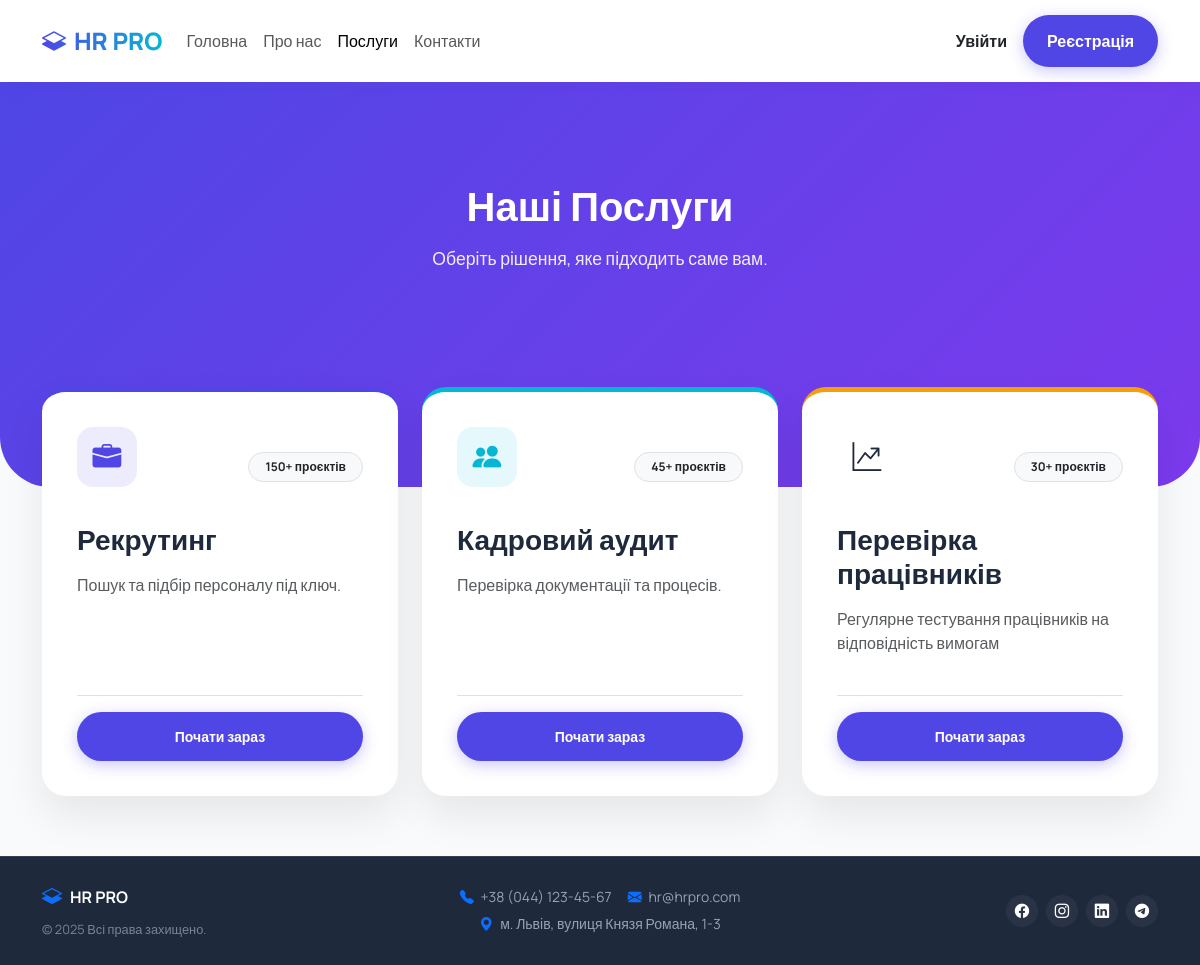
/services.php, run on the app's committed database.
### tables this page shows
CREATE TABLE `services` (
  `id` int(11) NOT NULL,
  `title` varchar(100) NOT NULL,
  `description` text DEFAULT NULL,
  `stats_count` int(11) DEFAULT 0
);

### services.php (the view, shortened to what this page needs)
<?php require_once 'db.php'; require_once 'header.php'; ?>
<header class="hero-section">
    <div class="container">
        <h1 class="hero-title">Наші Послуги</h1>
        <p class="hero-text">Оберіть рішення, яке підходить саме вам.</p>
    </div>
</header>
<div class="container overlap-container">
    <div class="row g-4">
        <?php
        $sql = "SELECT title, description, stats_count FROM services";
        $result = $conn->query($sql);
        if ($result->num_rows > 0) {
            $i = 0;
            $icons = ['bi-briefcase-fill', 'bi-people-fill', 'bi-graph-up-arrow', 'bi-laptop', 'bi-search', 'bi-building'];
            while($row = $result->fetch_assoc()) {
                $color_idx = ($i % 3) + 1;
                $card_class = 'card-' . $color_idx;
                $icon_class = 'bg-icon-' . $color_idx;
                $icon = $icons[$i % count($icons)];
                $i++;
                ?>
                <div class="col-md-6 col-lg-4">
                    <div class="feature-card <?php echo $card_class; ?> h-100 d-flex flex-column text-start">
                        <div class="d-flex justify-content-between mb-3">
                            <div class="icon-box <?php echo $icon_class; ?>">
                                <i class="bi <?php echo $icon; ?>"></i>
                            </div>
                            <?php if($row['stats_count'] > 0): ?>
                                <span class="badge bg-light text-dark border align-self-center px-3 py-2 rounded-pill">
                                    <?php echo $row['stats_count']; ?>+ проєктів
                                </span>
                            <?php endif; ?>
                        </div>
                        <h3 class="fw-bold mb-3"><?php echo htmlspecialchars($row['title']); ?></h3>
                        <p class="text-muted flex-grow-1">
                            <?php echo htmlspecialchars($row['description']); ?>
                        </p>
                        <div class="mt-4 pt-3 border-top">
                            <?php if(isset($_SESSION['user_id'])): ?>
                                <a href="contacts.php" class="btn btn-primary-custom btn-sm w-100">Замовити консультацію</a>
                            <?php else: ?>
                                <a href="register.php" class="btn btn-primary-custom btn-sm w-100">Почати зараз</a>
                            <?php endif; ?>
                        </div>
                    </div>
                </div>
                <?php
            }
        } else {
            echo "<div class='col-12 text-center text-muted py-5'>Послуги ще не додані.</div>";
        }
        ?>
    </div>
</div>
<?php require_once 'footer.php'; ?>
</body>
</html>

### style.css (style rules this page uses)
:root { --primary: #4f46e5; --accent: #06b6d4; --bg-body: #f8fafc; --text-dark: #1e293b; --text-muted: #64748b; }
body { font-family: 'Manrope', sans-serif; background-color: var(--bg-body); color: var(--text-dark); display: flex; flex-direction: column; min-height: 100vh; margin: 0; }
.hero-section { background: linear-gradient(135deg, #4f46e5 0%, #7c3aed 100%); color: white; padding: 100px 0 250px; text-align: center; border-radius: 0 0 50px 50px; position: relative; z-index: 1; margin-bottom: -180px; }
.hero-title { font-size: 3rem; font-weight: 800; margin-bottom: 20px; }
.hero-text { font-size: 1.2rem; opacity: 0.95; }
.overlap-container { position: relative; z-index: 2; margin-bottom: 60px; }
.dashboard-card, .feature-card { background: white; border-radius: 24px; padding: 35px; box-shadow: 0 20px 40px rgba(0,0,0,0.08); height: 100%; border-top: 5px solid transparent; transition: transform 0.3s; }
.card-1 { border-color: #4f46e5; }
.card-2 { border-color: #06b6d4; }
.card-3 { border-color: #f59e0b; }
.btn-primary-custom { background-color: var(--primary); color: white; padding: 10px 25px; border-radius: 50px; font-weight: 700; border: none; transition: 0.3s; }
.hero-section { background: linear-gradient(135deg, #4f46e5 0%, #7c3aed 100%); color: white; padding-top: 100px; padding-bottom: 200px; text-align: center; border-radius: 0 0 50px 50px; position: relative; z-index: 1; margin-bottom: -100px; }
.hero-title { font-size: 2.5rem; font-weight: 800; margin-bottom: 15px; }
.hero-text { font-size: 1.1rem; opacity: 0.9; }
.btn-primary-custom { background-color: #4f46e5; color: white; padding: 14px 30px; border-radius: 50px; font-weight: 700; border: none; width: 100%; transition: all 0.3s ease; box-shadow: 0 4px 15px rgba(79, 70, 229, 0.3); }
.icon-box { width: 60px; height: 60px; border-radius: 16px; display: inline-flex; align-items: center; justify-content: center; font-size: 1.8rem; margin-bottom: 20px; }
.bg-icon-1 { background: rgba(79, 70, 229, 0.1); color: #4f46e5; }
.bg-icon-2 { background: rgba(6, 182, 212, 0.1); color: #06b6d4; }

### data on the page
services: stats_count "150", title "Рекрутинг", description "Пошук та підбір персоналу під ключ."
services: stats_count "45", title "Кадровий аудит", description "Перевірка документації та процесів."
services: stats_count "30", title "Перевірка працівників", description "Регулярне тестування працівників на відповідність вимогам"
